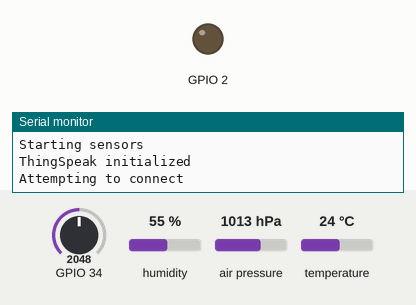
Recording of a sketch running on a simulated ESP32. Shown: output pins drawn as LEDs (lit = HIGH), the last lines printed to the serial monitor. Inputs (shaded band) come from the test bench; at power-on: GPIO 34 = 2048, humidity 55 %, air pressure 1013 hPa, temperature 24 °C. WiFi joins after 1.5 s; servers stay silent unless stated. At 48.6 s the program puts the board to deep sleep or switches it off; the recording ends there.

Above: at 0.1 s.
At 1.55 s:
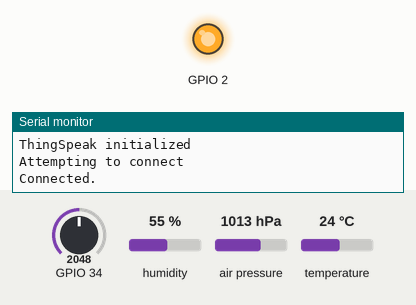
Timing chart, 0 to 3.1 s (numbered marks = the images above):
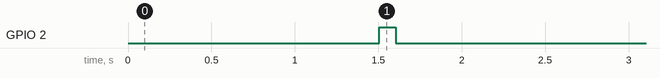

The sketch:

thingspeak_weatherstation.ino
```cpp
#include <WiFi.h>
#include "ThingSpeak.h"
#include <Wire.h>
#include <Adafruit_BMP085.h>
#include "DHT.h"

#define DHTTYPE DHT22

#define uS_TO_S_FACTOR 1000000
#define TIME_TO_SLEEP 300

/*
    WL_IDLE_STATUS      = 0,
    WL_NO_SSID_AVAIL    = 1,
    WL_SCAN_COMPLETED   = 2,
    WL_CONNECTED        = 3,
    WL_CONNECT_FAILED   = 4,
    WL_CONNECTION_LOST  = 5,
    WL_WRONG_PASSWORD   = 6,
    WL_DISCONNECTED     = 7
*/

const char* ssid = "lol";   // your network SSID (name)
const char* password = "lol";   // your network password

WiFiClient  client;

unsigned long myChannelNumber = 1;
const char * myWriteAPIKey = "lol";

bool firstBoot = true;

int phase = 0;

unsigned long millisAtStart = 0;

// Create a sensor object
Adafruit_BMP085 bmp;
DHT dht(16, DHTTYPE);

void initBMP() {
  Serial.println("Starting sensors");
  dht.begin();
  if (!bmp.begin(0x77)) {
    Serial.println("Could not find a valid BMP180 sensor, check wiring!");
    while (1);
  }
}

void errorBlink() {
  digitalWrite(2, HIGH);
  delay(100);
  digitalWrite(2, LOW);
  delay(300);
  digitalWrite(2, HIGH);
  delay(100);
  digitalWrite(2, LOW);
  delay(300);
  digitalWrite(2, HIGH);
  delay(100);
  digitalWrite(2, LOW);
  delay(300);
  digitalWrite(2, HIGH);
  delay(100);
  digitalWrite(2, LOW);
  delay(300);
  digitalWrite(2, HIGH);
  delay(100);
  digitalWrite(2, LOW);
}

void normalBlink() {
  delay(100);
  digitalWrite(2, LOW);
}

void sendTemperature() {
  float temperatureF = dht.readTemperature(true) - 1;
  if (isnan(temperatureF)) {
    temperatureF = bmp.readTemperature() * 1.8 + 32 - 0.999;
    Serial.println("DHT22 read error - falling back to BMP180 for temperature measurement");
  }
  Serial.print("Temperature (ºF): ");
  Serial.println(temperatureF);

  int x = ThingSpeak.writeField(myChannelNumber, 1, temperatureF, myWriteAPIKey);
  if (x == 200) {
    Serial.println("Channel update successful.");
    normalBlink();
  }
  else {
    Serial.println("Problem updating temperature. HTTP error code " + String(x));
    errorBlink();
  }
}

void sendHumidity() {
  float humidity = dht.readHumidity();
  Serial.print("Humidity (%): ");
  Serial.println(humidity);

  int x = ThingSpeak.writeField(myChannelNumber, 2, humidity, myWriteAPIKey);
  if (x == 200) {
    Serial.println("Channel update successful.");
    normalBlink();
  }
  else {
    Serial.println("Problem updating temperature. HTTP error code " + String(x));
    errorBlink();
  }
}

void sendPressure() {
  float pressure = bmp.readPressure() / 100;
  Serial.print("Pressure (hPa): ");
  Serial.println(pressure);

  int x = ThingSpeak.writeField(myChannelNumber, 3, pressure, myWriteAPIKey);
  if (x == 200) {
    Serial.println("Channel update successful.");
    normalBlink();
  }
  else {
    Serial.println("Problem updating pressure. HTTP error code " + String(x));
    errorBlink();
  }
}

void sendVBat() {
  float bat1 = analogRead(34);
  delay(100);
  float bat2 = analogRead(34);
  delay(100);
  float bat3 = analogRead(34);
  delay(100);
  float bat4 = analogRead(34);
  delay(100);
  float bat5 = analogRead(34);
  float avg = (bat1 + bat2 + bat3 + bat4 + bat5) / 5;
  Serial.print("Battery: ");
  Serial.println(avg);

  int x = ThingSpeak.writeField(myChannelNumber, 4, avg, myWriteAPIKey);
  if (x == 200) {
    Serial.println("Channel update successful.");
    normalBlink();
  }
  else {
    Serial.println("Problem updating pressure. HTTP error code " + String(x));
    errorBlink();
  }
}

void setup() {
  Serial.begin(115200);  //Initialize serial
  Serial.println("Startup");

  esp_sleep_enable_timer_wakeup(TIME_TO_SLEEP * uS_TO_S_FACTOR);
  //btStop();

  initBMP();

  pinMode(2, OUTPUT);
  pinMode(34, INPUT);
  pinMode(25, INPUT);

  ThingSpeak.begin(client);  // Initialize ThingSpeak

  Serial.println("ThingSpeak initialized");
  WiFi.mode(WIFI_STA);

  millisAtStart = millis();

  if (WiFi.status() != WL_CONNECTED) {
    Serial.print("Attempting to connect");
    WiFi.begin(ssid, password);
    delay(100);
    while (WiFi.status() != WL_CONNECTED) {
      int wifiStatus = WiFi.waitForConnectResult();
      if (wifiStatus == 3) {
        continue;
      }
      Serial.print("\nStatus ");
      Serial.print(wifiStatus);
      Serial.println(", retrying...");
      WiFi.disconnect();
      delay(100);
      WiFi.begin(ssid, password);
      delay(200);
    }
    Serial.println("\nConnected.");
    digitalWrite(2, HIGH);
    delay(100);
    digitalWrite(2, LOW);
  }

  sendVBat();
  delay(15000);
  sendTemperature();
  delay(15000);
  sendHumidity();
  delay(15000);
  sendPressure();

  Serial.flush();
  esp_deep_sleep_start();
}

void loop() {

}
```

Measured:
- by itself, GPIO 2: LOW → HIGH at 1.5 s, → LOW 0.10 s later
